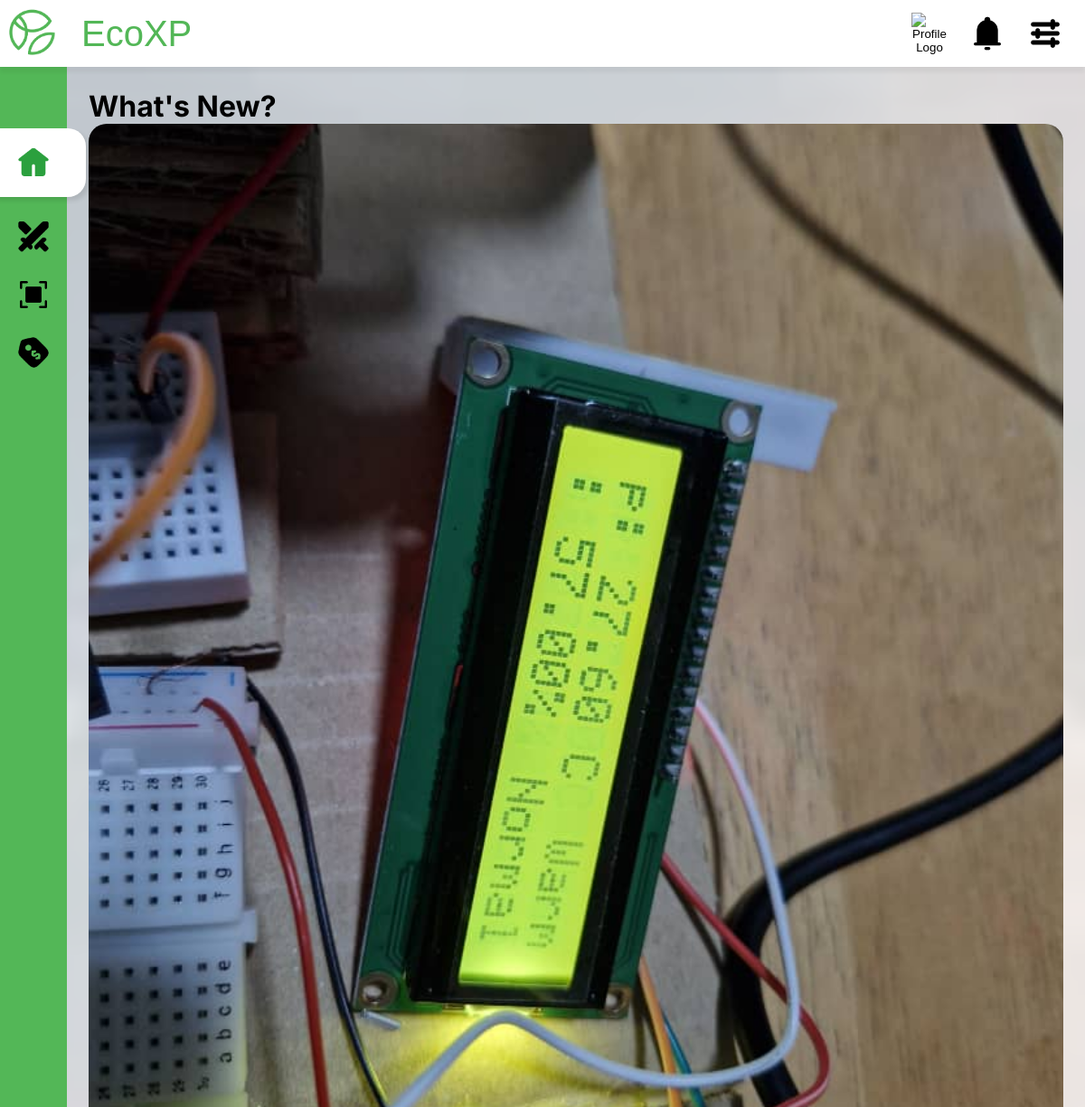
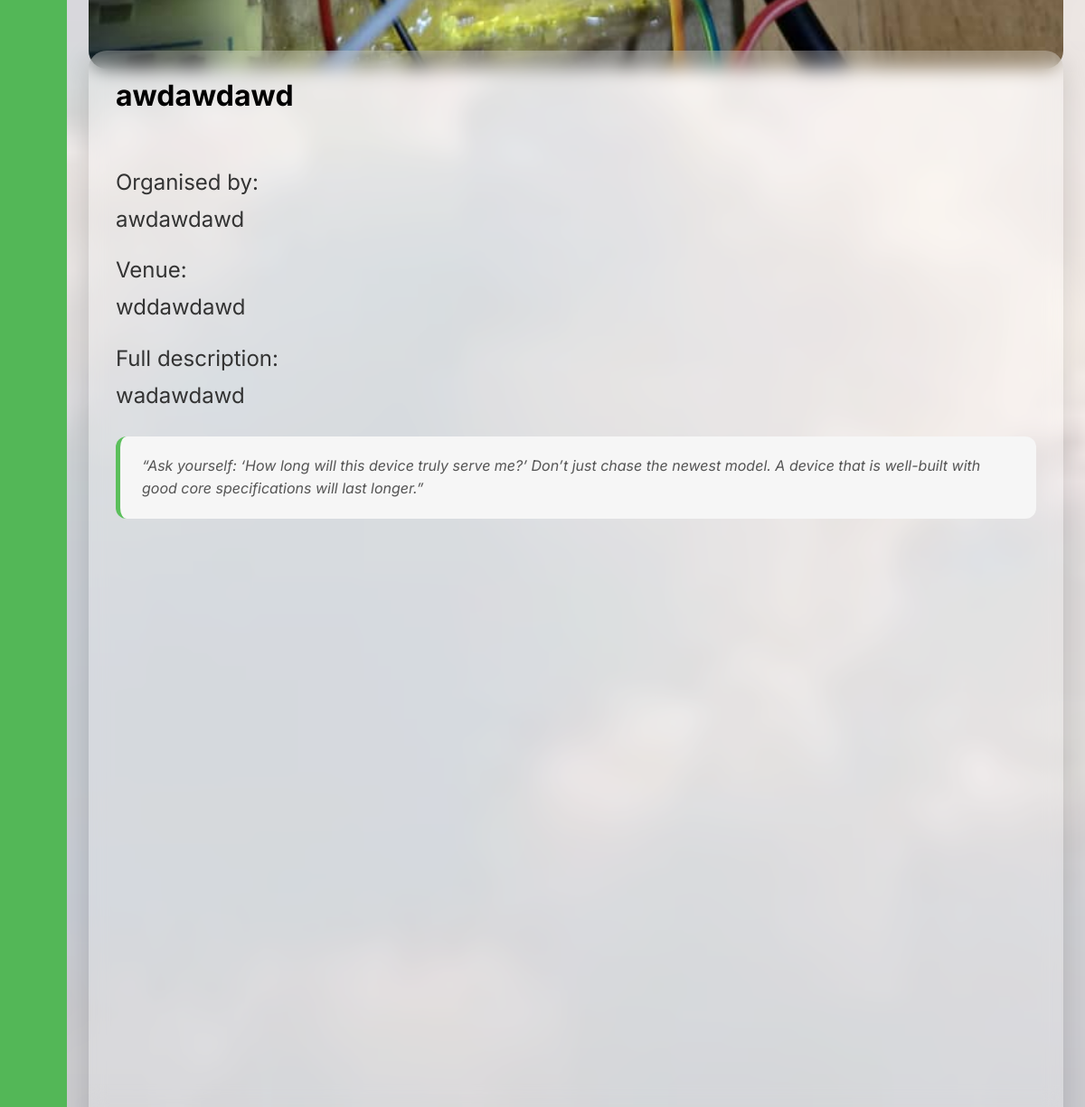
The app's page /participants-desktop-newsdetails.php?id=22 (signed in) with its own data (2 pictures, top to bottom).
### tables this page shows
CREATE TABLE IF NOT EXISTS `eco_news` (
  `eco_news_id` int NOT NULL AUTO_INCREMENT,
  `title` varchar(100) NOT NULL,
  `description` text NOT NULL,
  `image_path` varchar(255) NOT NULL,
  `venue` text NOT NULL,
  `organised_by` varchar(255) NOT NULL,
  `events_id` int NOT NULL,
  `posted_by` int NOT NULL,
  PRIMARY KEY (`eco_news_id`),
  UNIQUE KEY `eco_news_id` (`eco_news_id`),
  KEY `events_id` (`events_id`),
  KEY `posted_by` (`posted_by`)
);

### participants-desktop-newsdetails.php (the view, shortened to what this page needs)
<?php
include("Database.php");
$news_id = intval($_GET['id']);
$sql = "SELECT eco_news_id, title, description, venue, organised_by, image_path
            FROM eco_news
            WHERE eco_news_id = $news_id";
$result = mysqli_query($database, $sql);
$row = mysqli_fetch_assoc($result);
?>
<!DOCTYPE html>
<html lang="en">
<head>
    <link rel="stylesheet" href="global.css">
    <link rel="stylesheet" href="participant.css">
    <link rel="stylesheet" href="participants-newsdetails-desktop.css">
</head>
<body>
    <div class="top-bar">
        <img src="images/ecoxp-logo.png" alt="EcoXP Logo" class="eco-logo">
        <button class="icon-btn no-hover" onclick="window.location.href='participants-desktop-home.php'">
            <h2>EcoXP</h2>
        </button>
        <div class="default-icon-container">
            <button class="icon-btn" onclick="window.location.href='participants-desktop-profile.php'"><img
                    src="images/profile.png" alt="Profile Logo"></button>
            <button class="icon-btn"><img src="images/notif.png" alt="Notification Logo"></button>
            <button class="icon-btn"><img src="images/setting.png" alt="Setting Logo"></button>
        </div>
    </div>
    <div class="side-bar">
        <div class="participant-icon-container">
            <div id="home-icon-box">
                <button class="icon-btn" onclick="window.location.href='participants-desktop-home.php'"><img
                        src="images/home.png" alt="Home"></button>
            </div>
            <button class="icon-btn"><img src="images/challanges.png" alt="Challenges"></button>
            <button class="icon-btn" onclick="window.location.href='participants-desktop-logaction.php'"><img
                    src="images/scan.png" alt="Scan"></button>
            <button class="icon-btn" onclick="window.location.href='participants-desktop-rewards.php'"><img
                    src="images/tag.png" alt="Rewards"></button>
        </div>
    </div>
    <div class="main-content">
        <div class="page-header">
            <div class="title-box"><h1>What's New?</h1></div>
        </div>
        <div class="news-image">
            <img src="images/<?php echo $row['image_path']; ?>" alt="sample image">
        </div>
        <div class="news-text-container">
            <h2 class="news-title">
                <?php
                echo $row['title'];
                ?>
            </h2>
            <p class="news-paragraph">
                <br>
                Organised by:
                <br>
                <?php
                echo $row['organised_by'];
                ?>
            </p>
            <p class="news-paragraph">
                Venue:
                <br>
                <?php
                echo $row['venue'];
                ?>
            </p>
            <p class="news-paragraph">
                Full description:
                <br>
                <?php
                echo $row['description'];
                ?>
            </p>
            <div class="quote-box">
                <p>
                    “Ask yourself: ‘How long will this device truly serve me?’
                    Don’t just chase the newest model. A device that is well-built
                    with good core specifications will last longer.”
                </p>
            </div>
        </div>
    </div>
</body>
</html>

### global.css (style rules this page uses)
:root { --primary-green: #2D6A4F; --secondary-green: #52B788; --ice-mint: #f0f7f4; --shadow: rgba(45, 106, 79, 0.1); --card-white: #FFFFFF; --primary-text: #444444; --secondary-text: #666666; --line-black: #999999; }
* { margin: 0; padding: 0; box-sizing: border-box; }
body { font-family: 'Inter', sans-serif; height: 100vh; display: flex; background-color: #f5f5f5; }

### participant.css (style rules this page uses)
.top-bar { position: fixed; width: 100%; height: 74px; background-color: #ffffff; display: flex; flex-direction: row; align-items: center; z-index: 1000; box-shadow: 0 6px 4px rgba(0,0,0,0.05); }
.default-icon-container { margin-left: auto; margin-right: 24px; display: flex; flex-direction: row; align-items: center; gap: 24px; }
.icon-btn { background: none; border: none; padding: 0; cursor: pointer; display: flex; align-items: center; justify-content: center; transition: transform 0.2s ease, box-shadow 0.2s ease; }
.icon-btn img { width: 40px; height: auto; }
.eco-logo { width: 70px; height: auto; margin-right: 20px; }
.top-bar h2 { font-size: 40px; color: #53B757; font-weight: 500; }
.side-bar { position: fixed; height: 100%; width: 74px; background-color: #53B757; display: flex; flex-direction: column; align-items: center; gap: 128px; z-index: 800; }
.participant-icon-container { margin-top: 142px; margin-left: 16px; margin-right: 16px; display: flex; flex-direction: column; align-items: center; gap: 24px; height: 100%; }
.main-content { margin-left: 74px; margin-top: 74px; padding: 24px; min-height: calc(100vh - 74px); overflow-y: auto; width: calc(100% - 74px); }

### participants-newsdetails-desktop.css (style rules this page uses)
body::before { content: ""; position: fixed; top: 0; left: 0; width: 100%; height: 100%; background-image: url('images/profilepage.png'); background-size: cover; background-repeat: no-repeat; background-position: center; opacity: 0.3; z-index: -1; }
#home-icon-box { width: 116px; height: 76px; display: flex; justify-content: center; align-items: center; background-color: #ffffff; border-radius: 20px; border-color: #999999; box-shadow: 4px 4px 5px rgba(0,0,0,0.1); }
#home-icon-box img { filter: brightness(0) saturate(100%) invert(47%) sepia(57%) saturate(582%) hue-rotate(78deg) brightness(95%) contrast(92%); }
.news-image { width: 100%; height: 50%; border-radius: 20px; }
.news-image img { width: 100%; height: 100%; border-radius: 20px; object-fit: cover; }
.news-text-container { width: 100%; height: 1200px; background: rgba(255, 255, 255, 0.25); border-radius: 20px; padding: 30px; margin-top: -20px; backdrop-filter: blur(10px); -webkit-backdrop-filter: blur(10px); box-shadow: 0 8px 32px rgba(0,0,0,0.15); }
.news-title { font-size: 32px; font-weight: 700; margin-bottom: 16px; color: #000; }
.news-paragraph { font-size: 24px; line-height: 1.7; color: #333; margin-bottom: 16px; }
.quote-box { margin-top: 24px; padding: 20px 24px; background: #f6f6f6; border-left: 5px solid #5bbf5b; border-radius: 12px; }
.quote-box p { font-style: italic; color: #555; line-height: 1.6; }

### records on screen
eco_news: image_path (picture), title "awdawdawd", organised_by "awdawdawd", venue "wddawdawd", description "wadawdawd"
